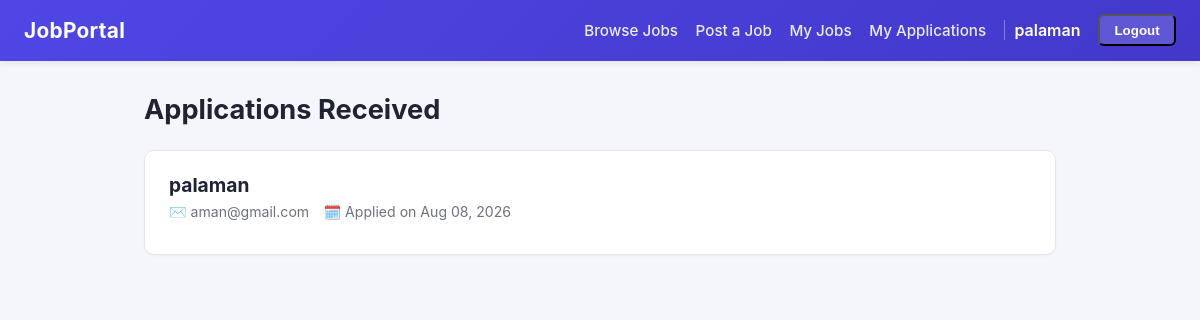
The app's page /job/applications/2/ (signed in) with its own data.
### accounts/models.py (models this page shows, shortened)
class CustomUser(AbstractUser):
    ROLL_CHOICES = [
        ('jobseeker', 'Job Seeker'),
        ('employer', 'Employer'),
    ]
    roll = models.CharField(max_length=20, choices=ROLL_CHOICES, default='jobseeker')

### job/models.py (models this page shows, shortened)
class Application(models.Model):
    job = models.ForeignKey(Job, on_delete=models.CASCADE)
    applicant = models.ForeignKey(settings.AUTH_USER_MODEL, on_delete=models.CASCADE)
    date_applied = models.DateTimeField(auto_now_add=True)
    class Meta:
        unique_together = ('job', 'applicant')

### job/views.py (the view)
class MyJobApplicationListView(LoginRequiredMixin, ListView):
    model = Application
    template_name = "my_job_application_list.html"
    def get_queryset(self):
        job = get_object_or_404(Job, pk=self.kwargs["pk"])
        if job.posted_by_id != self.request.user.id:
            raise PermissionDenied
        return Application.objects.filter(job=job)

### job/templates/my_job_application_list.html (shortened to what this page needs)
{% extends "base.html" %}
{% block content %}
<div class="page-header">
    <h1>Applications Received</h1>
</div>
{% if object_list %}
    {% for application in object_list %}
        <div class="card job-card">
            <h2>{{ application.applicant.username }}</h2>
            <div class="job-meta">
                <span>✉️ {{ application.applicant.email }}</span>
                <span>🗓️ Applied on {{ application.date_applied|date:"M d, Y" }}</span>
            </div>
        </div>
    {% endfor %}
{% else %}
    <div class="card empty-state">
        <p>No applications have been received yet.</p>
    </div>
{% endif %}
{% endblock %}

### templates/base.html (shortened to what this page needs)
<!DOCTYPE html>
<html lang="en">
<head>
</head>
<body>
    <nav class="navbar">
        <a class="brand" href="{% url 'job_list' %}">JobPortal</a>
        <div class="nav-links">
            <a href="{% url 'job_list' %}">Browse Jobs</a>
            {% if user.is_authenticated %}
                <a href="{% url 'job_create' %}">Post a Job</a>
                <a href="{% url 'my_jobs' %}">My Jobs</a>
                <a href="{% url 'my_applications' %}">My Applications</a>
                <span class="nav-user">{{ user.username }}</span>
                <form method="post" action="{% url 'logout' %}" style="display:inline;">
                <button type="submit" class="btn-logout">Logout</button>
                </form>
            {% else %}
                <a href="{% url 'login' %}">Login</a>
                <a class="btn-signup" href="{% url 'signup' %}">Sign Up</a>
            {% endif %}
        </div>
    </nav>
    <div class="container">
        {% block content %}{% endblock %}
    </div>
</body>
</html>

### templates/base.html (style rules this page uses)
:root { --primary: #4f46e5; --primary-dark: #4338ca; --bg: #f5f6fb; --card: #ffffff; --text: #1f2333; --muted: #6b7280; --border: #e5e7eb; --danger: #dc2626; --danger-dark: #b91c1c; --success-bg: #ecfdf5; --success-text: #047857; }
* { box-sizing: border-box; }
body { margin: 0; font-family: -apple-system, BlinkMacSystemFont, "Segoe UI", Roboto, Helvetica, Arial, sans-serif; background: var(--bg); color: var(--text); min-height: 100vh; }
a { color: var(--primary); text-decoration: none; }
.navbar { background: linear-gradient(135deg, var(--primary), var(--primary-dark)); padding: 0.9rem 1.5rem; display: flex; align-items: center; justify-content: space-between; flex-wrap: wrap; gap: 0.75rem; box-shadow: 0 2px 8px rgba(0,0,0,0.08); }
.navbar .brand { color: #fff; font-size: 1.3rem; font-weight: 700; letter-spacing: 0.3px; }
.nav-links { display: flex; align-items: center; gap: 1.1rem; flex-wrap: wrap; }
.nav-links a { color: rgba(255,255,255,0.9); font-weight: 500; font-size: 0.95rem; }
.nav-links .nav-user { color: #fff; font-weight: 600; padding-left: 0.6rem; border-left: 1px solid rgba(255,255,255,0.35); }
.nav-links .btn-logout { background: rgba(255,255,255,0.15); padding: 0.4rem 0.9rem; border-radius: 6px; color: #fff; font-weight: 600; }
.container { max-width: 960px; margin: 0 auto; padding: 2rem 1.5rem 3rem; }
.page-header { display: flex; align-items: center; justify-content: space-between; flex-wrap: wrap; gap: 1rem; margin-bottom: 1.5rem; }
.page-header h1 { margin: 0; font-size: 1.7rem; }
.card { background: var(--card); border: 1px solid var(--border); border-radius: 10px; padding: 1.4rem 1.5rem; margin-bottom: 1rem; box-shadow: 0 1px 3px rgba(0,0,0,0.04); }
.job-card h2 { margin: 0 0 0.4rem; font-size: 1.2rem; }
.job-meta { display: flex; flex-wrap: wrap; gap: 0.9rem; color: var(--muted); font-size: 0.88rem; margin: 0.4rem 0 0.7rem; }
.job-meta span { display: flex; align-items: center; gap: 0.3rem; }

### records on screen
CustomUser: username "palaman"
Application: applicant.username "palaman", applicant.email "aman@gmail.com", date_applied "Aug 08, 2026"
